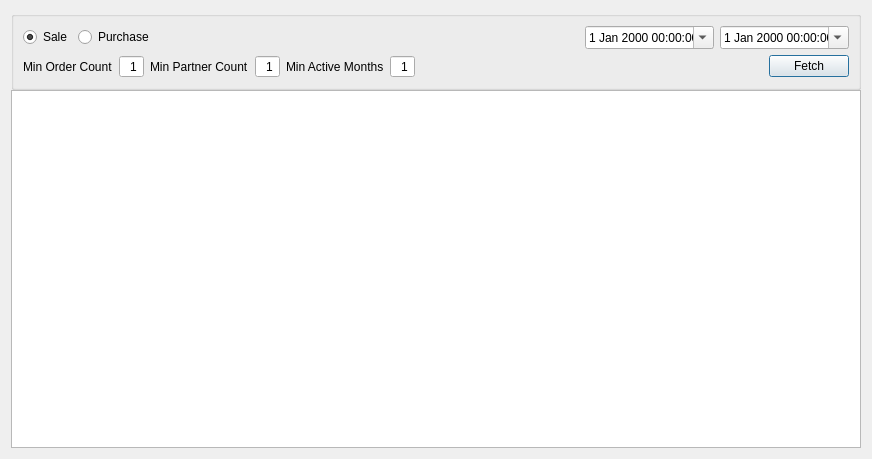
<?xml version="1.0" encoding="UTF-8"?>
<ui version="4.0">
 <class>InventoryHeatDialog</class>
 <widget class="QDialog" name="InventoryHeatDialog">
  <property name="geometry">
   <rect>
    <x>0</x>
    <y>0</y>
    <width>872</width>
    <height>459</height>
   </rect>
  </property>
  <property name="windowTitle">
   <string>Inventory Heat</string>
  </property>
  <layout class="QGridLayout" name="gridLayout_2">
   <property name="verticalSpacing">
    <number>0</number>
   </property>
   <item row="0" column="0">
    <widget class="QGroupBox" name="groupBoxInventoryHeat">
     <property name="title">
      <string/>
     </property>
     <layout class="QGridLayout" name="gridLayout">
      <item row="1" column="0" colspan="2">
       <layout class="QHBoxLayout" name="horizontalLayout_3">
        <item>
         <widget class="QLabel" name="label">
          <property name="text">
           <string>Min Order Count</string>
          </property>
         </widget>
        </item>
        <item>
         <widget class="QSpinBox" name="spinBoxMinOrderCount">
          <property name="alignment">
           <set>Qt::AlignmentFlag::AlignRight|Qt::AlignmentFlag::AlignTrailing|Qt::AlignmentFlag::AlignVCenter</set>
          </property>
          <property name="buttonSymbols">
           <enum>QAbstractSpinBox::ButtonSymbols::NoButtons</enum>
          </property>
          <property name="showGroupSeparator" stdset="0">
           <bool>true</bool>
          </property>
          <property name="value">
           <number>1</number>
          </property>
         </widget>
        </item>
        <item>
         <widget class="QLabel" name="label_2">
          <property name="text">
           <string>Min Partner Count</string>
          </property>
         </widget>
        </item>
        <item>
         <widget class="QSpinBox" name="spinBoxMinPartnerCount">
          <property name="alignment">
           <set>Qt::AlignmentFlag::AlignRight|Qt::AlignmentFlag::AlignTrailing|Qt::AlignmentFlag::AlignVCenter</set>
          </property>
          <property name="buttonSymbols">
           <enum>QAbstractSpinBox::ButtonSymbols::NoButtons</enum>
          </property>
          <property name="showGroupSeparator" stdset="0">
           <bool>true</bool>
          </property>
          <property name="value">
           <number>1</number>
          </property>
         </widget>
        </item>
        <item>
         <widget class="QLabel" name="label_3">
          <property name="text">
           <string>Min Active Months</string>
          </property>
         </widget>
        </item>
        <item>
         <widget class="QSpinBox" name="spinBoxMinActiveMonths">
          <property name="alignment">
           <set>Qt::AlignmentFlag::AlignRight|Qt::AlignmentFlag::AlignTrailing|Qt::AlignmentFlag::AlignVCenter</set>
          </property>
          <property name="buttonSymbols">
           <enum>QAbstractSpinBox::ButtonSymbols::NoButtons</enum>
          </property>
          <property name="showGroupSeparator" stdset="0">
           <bool>true</bool>
          </property>
          <property name="value">
           <number>1</number>
          </property>
         </widget>
        </item>
        <item>
         <spacer name="horizontalSpacer_3">
          <property name="orientation">
           <enum>Qt::Orientation::Horizontal</enum>
          </property>
          <property name="sizeHint" stdset="0">
           <size>
            <width>499</width>
            <height>20</height>
           </size>
          </property>
         </spacer>
        </item>
        <item>
         <widget class="QPushButton" name="pushButtonFetch">
          <property name="text">
           <string>Fetch</string>
          </property>
          <property name="default">
           <bool>true</bool>
          </property>
         </widget>
        </item>
       </layout>
      </item>
      <item row="0" column="0" colspan="2">
       <layout class="QHBoxLayout" name="horizontalLayout">
        <item>
         <widget class="QRadioButton" name="radioButtonSale">
          <property name="text">
           <string>Sale</string>
          </property>
          <property name="checked">
           <bool>true</bool>
          </property>
         </widget>
        </item>
        <item>
         <widget class="QRadioButton" name="radioButtonPurchase">
          <property name="text">
           <string>Purchase</string>
          </property>
         </widget>
        </item>
        <item>
         <spacer name="horizontalSpacer">
          <property name="orientation">
           <enum>Qt::Orientation::Horizontal</enum>
          </property>
          <property name="sizeHint" stdset="0">
           <size>
            <width>173</width>
            <height>20</height>
           </size>
          </property>
         </spacer>
        </item>
        <item>
         <widget class="DateTimeEdit" name="dateTimeEditStart">
          <property name="buttonSymbols">
           <enum>QAbstractSpinBox::ButtonSymbols::NoButtons</enum>
          </property>
          <property name="calendarPopup">
           <bool>true</bool>
          </property>
         </widget>
        </item>
        <item>
         <widget class="DateTimeEdit" name="dateTimeEditEnd">
          <property name="buttonSymbols">
           <enum>QAbstractSpinBox::ButtonSymbols::NoButtons</enum>
          </property>
          <property name="calendarPopup">
           <bool>true</bool>
          </property>
         </widget>
        </item>
       </layout>
      </item>
     </layout>
    </widget>
   </item>
   <item row="1" column="0">
    <widget class="QTableView" name="tableView"/>
   </item>
  </layout>
 </widget>
 <customwidgets>
  <customwidget>
   <class>DateTimeEdit</class>
   <extends>QDateTimeEdit</extends>
   <header location="global">widget/datetimeedit.h</header>
  </customwidget>
 </customwidgets>
 <tabstops>
  <tabstop>dateTimeEditStart</tabstop>
  <tabstop>dateTimeEditEnd</tabstop>
  <tabstop>pushButtonFetch</tabstop>
  <tabstop>tableView</tabstop>
 </tabstops>
 <resources/>
 <connections/>
</ui>
